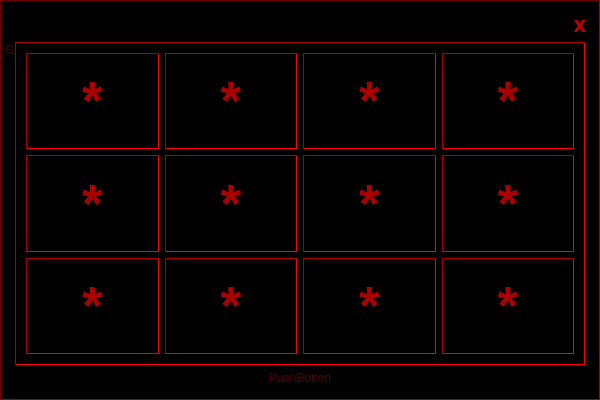
<?xml version="1.0" encoding="UTF-8"?>
<ui version="4.0">
 <class>SimplePGClass</class>
 <widget class="QMainWindow" name="SimplePGClass">
  <property name="geometry">
   <rect>
    <x>0</x>
    <y>0</y>
    <width>600</width>
    <height>400</height>
   </rect>
  </property>
  <property name="sizePolicy">
   <sizepolicy hsizetype="Fixed" vsizetype="Fixed">
    <horstretch>0</horstretch>
    <verstretch>0</verstretch>
   </sizepolicy>
  </property>
  <property name="minimumSize">
   <size>
    <width>600</width>
    <height>400</height>
   </size>
  </property>
  <property name="maximumSize">
   <size>
    <width>600</width>
    <height>400</height>
   </size>
  </property>
  <property name="windowTitle">
   <string>SimplePG</string>
  </property>
  <property name="windowOpacity">
   <double>1.000000000000000</double>
  </property>
  <property name="styleSheet">
   <string notr="true">background-color:black;</string>
  </property>
  <widget class="QWidget" name="centralWidget">
   <property name="styleSheet">
    <string notr="true"/>
   </property>
   <layout class="QVBoxLayout" name="verticalLayout">
    <property name="leftMargin">
     <number>0</number>
    </property>
    <property name="topMargin">
     <number>0</number>
    </property>
    <property name="rightMargin">
     <number>0</number>
    </property>
    <property name="bottomMargin">
     <number>0</number>
    </property>
    <item>
     <widget class="QGroupBox" name="groupBox_3">
      <property name="styleSheet">
       <string notr="true">
						color:rgb(85, 0, 0);
						border-width: 0.5px;
						border-color:rgb(115, 0, 0);
						border-style:inset;
					</string>
      </property>
      <property name="title">
       <string/>
      </property>
      <layout class="QVBoxLayout" name="verticalLayout_2">
       <property name="spacing">
        <number>0</number>
       </property>
       <property name="leftMargin">
        <number>0</number>
       </property>
       <property name="topMargin">
        <number>0</number>
       </property>
       <property name="rightMargin">
        <number>0</number>
       </property>
       <property name="bottomMargin">
        <number>0</number>
       </property>
       <item>
        <widget class="QGroupBox" name="topBox">
         <property name="sizePolicy">
          <sizepolicy hsizetype="Minimum" vsizetype="Fixed">
           <horstretch>0</horstretch>
           <verstretch>0</verstretch>
          </sizepolicy>
         </property>
         <property name="minimumSize">
          <size>
           <width>0</width>
           <height>0</height>
          </size>
         </property>
         <property name="maximumSize">
          <size>
           <width>16777215</width>
           <height>35</height>
          </size>
         </property>
         <property name="styleSheet">
          <string notr="true">color: rgb(0, 0, 0);
border-width: 0px;

/*							color:rgb(170, 0, 0);

							border-color:rgb(170, 0, 0);
							border-style:inset;

							border-width: 0.5px;

							border-style:inset;*/
						</string>
         </property>
         <property name="title">
          <string/>
         </property>
         <layout class="QHBoxLayout" name="horizontalLayout">
          <property name="leftMargin">
           <number>0</number>
          </property>
          <property name="topMargin">
           <number>0</number>
          </property>
          <property name="rightMargin">
           <number>9</number>
          </property>
          <property name="bottomMargin">
           <number>0</number>
          </property>
          <item>
           <spacer name="hSpacer">
            <property name="orientation">
             <enum>Qt::Horizontal</enum>
            </property>
            <property name="sizeHint" stdset="0">
             <size>
              <width>40</width>
              <height>1</height>
             </size>
            </property>
           </spacer>
          </item>
          <item>
           <widget class="QPushButton" name="closeButton">
            <property name="sizePolicy">
             <sizepolicy hsizetype="Minimum" vsizetype="Preferred">
              <horstretch>0</horstretch>
              <verstretch>0</verstretch>
             </sizepolicy>
            </property>
            <property name="font">
             <font>
              <family>OCR A Extended</family>
              <pointsize>16</pointsize>
              <weight>75</weight>
              <bold>true</bold>
             </font>
            </property>
            <property name="styleSheet">
             <string notr="true">
							QPushButton {
							color: rgb(190, 0, 0);
							border-color:back;
							}

							QPushButton:pressed {
							color:rgb(115, 0, 0);
							border-color:back;
							}
						</string>
            </property>
            <property name="text">
             <string>x</string>
            </property>
           </widget>
          </item>
         </layout>
        </widget>
       </item>
       <item>
        <widget class="QGroupBox" name="mainBox">
         <property name="styleSheet">
          <string notr="true">border-width: 0px;
</string>
         </property>
         <property name="title">
          <string>GroupBox</string>
         </property>
         <layout class="QVBoxLayout" name="verticalLayout_3">
          <property name="topMargin">
           <number>0</number>
          </property>
          <item>
           <widget class="QGroupBox" name="groupBox">
            <property name="styleSheet">
             <string notr="true">
							color:rgb(170, 0, 0);

							border-color:rgb(170, 0, 0);
							border-style:inset;

							border-width: 0.5px;

							border-style:inset;
						</string>
            </property>
            <property name="title">
             <string/>
            </property>
            <layout class="QGridLayout" name="gridLayout">
             <item row="1" column="2">
              <widget class="QPushButton" name="pb7">
               <property name="sizePolicy">
                <sizepolicy hsizetype="Preferred" vsizetype="Preferred">
                 <horstretch>0</horstretch>
                 <verstretch>0</verstretch>
                </sizepolicy>
               </property>
               <property name="minimumSize">
                <size>
                 <width>44</width>
                 <height>90</height>
                </size>
               </property>
               <property name="sizeIncrement">
                <size>
                 <width>0</width>
                 <height>0</height>
                </size>
               </property>
               <property name="font">
                <font>
                 <pointsize>40</pointsize>
                 <weight>75</weight>
                 <bold>true</bold>
                </font>
               </property>
               <property name="text">
                <string>*</string>
               </property>
              </widget>
             </item>
             <item row="1" column="0">
              <widget class="QPushButton" name="pb5">
               <property name="sizePolicy">
                <sizepolicy hsizetype="Preferred" vsizetype="Preferred">
                 <horstretch>0</horstretch>
                 <verstretch>0</verstretch>
                </sizepolicy>
               </property>
               <property name="minimumSize">
                <size>
                 <width>44</width>
                 <height>90</height>
                </size>
               </property>
               <property name="sizeIncrement">
                <size>
                 <width>0</width>
                 <height>0</height>
                </size>
               </property>
               <property name="font">
                <font>
                 <pointsize>40</pointsize>
                 <weight>75</weight>
                 <bold>true</bold>
                </font>
               </property>
               <property name="text">
                <string>*</string>
               </property>
              </widget>
             </item>
             <item row="0" column="0">
              <widget class="QPushButton" name="pb1">
               <property name="sizePolicy">
                <sizepolicy hsizetype="Preferred" vsizetype="Preferred">
                 <horstretch>0</horstretch>
                 <verstretch>0</verstretch>
                </sizepolicy>
               </property>
               <property name="minimumSize">
                <size>
                 <width>44</width>
                 <height>90</height>
                </size>
               </property>
               <property name="sizeIncrement">
                <size>
                 <width>0</width>
                 <height>0</height>
                </size>
               </property>
               <property name="font">
                <font>
                 <pointsize>40</pointsize>
                 <weight>75</weight>
                 <bold>true</bold>
                </font>
               </property>
               <property name="text">
                <string>*</string>
               </property>
              </widget>
             </item>
             <item row="2" column="2">
              <widget class="QPushButton" name="pb11">
               <property name="sizePolicy">
                <sizepolicy hsizetype="Preferred" vsizetype="Preferred">
                 <horstretch>0</horstretch>
                 <verstretch>0</verstretch>
                </sizepolicy>
               </property>
               <property name="minimumSize">
                <size>
                 <width>44</width>
                 <height>90</height>
                </size>
               </property>
               <property name="sizeIncrement">
                <size>
                 <width>0</width>
                 <height>0</height>
                </size>
               </property>
               <property name="font">
                <font>
                 <pointsize>40</pointsize>
                 <weight>75</weight>
                 <bold>true</bold>
                </font>
               </property>
               <property name="text">
                <string>*</string>
               </property>
              </widget>
             </item>
             <item row="0" column="3">
              <widget class="QPushButton" name="pb4">
               <property name="sizePolicy">
                <sizepolicy hsizetype="Preferred" vsizetype="Preferred">
                 <horstretch>0</horstretch>
                 <verstretch>0</verstretch>
                </sizepolicy>
               </property>
               <property name="minimumSize">
                <size>
                 <width>44</width>
                 <height>90</height>
                </size>
               </property>
               <property name="sizeIncrement">
                <size>
                 <width>0</width>
                 <height>0</height>
                </size>
               </property>
               <property name="font">
                <font>
                 <pointsize>40</pointsize>
                 <weight>75</weight>
                 <bold>true</bold>
                </font>
               </property>
               <property name="text">
                <string>*</string>
               </property>
              </widget>
             </item>
             <item row="2" column="0">
              <widget class="QPushButton" name="pb9">
               <property name="sizePolicy">
                <sizepolicy hsizetype="Preferred" vsizetype="Preferred">
                 <horstretch>0</horstretch>
                 <verstretch>0</verstretch>
                </sizepolicy>
               </property>
               <property name="minimumSize">
                <size>
                 <width>44</width>
                 <height>90</height>
                </size>
               </property>
               <property name="sizeIncrement">
                <size>
                 <width>0</width>
                 <height>0</height>
                </size>
               </property>
               <property name="font">
                <font>
                 <pointsize>40</pointsize>
                 <weight>75</weight>
                 <bold>true</bold>
                </font>
               </property>
               <property name="text">
                <string>*</string>
               </property>
              </widget>
             </item>
             <item row="0" column="2">
              <widget class="QPushButton" name="pb3">
               <property name="sizePolicy">
                <sizepolicy hsizetype="Preferred" vsizetype="Preferred">
                 <horstretch>0</horstretch>
                 <verstretch>0</verstretch>
                </sizepolicy>
               </property>
               <property name="minimumSize">
                <size>
                 <width>44</width>
                 <height>90</height>
                </size>
               </property>
               <property name="sizeIncrement">
                <size>
                 <width>0</width>
                 <height>0</height>
                </size>
               </property>
               <property name="font">
                <font>
                 <pointsize>40</pointsize>
                 <weight>75</weight>
                 <bold>true</bold>
                </font>
               </property>
               <property name="text">
                <string>*</string>
               </property>
              </widget>
             </item>
             <item row="2" column="3">
              <widget class="QPushButton" name="pb12">
               <property name="sizePolicy">
                <sizepolicy hsizetype="Preferred" vsizetype="Preferred">
                 <horstretch>0</horstretch>
                 <verstretch>0</verstretch>
                </sizepolicy>
               </property>
               <property name="minimumSize">
                <size>
                 <width>44</width>
                 <height>90</height>
                </size>
               </property>
               <property name="sizeIncrement">
                <size>
                 <width>0</width>
                 <height>0</height>
                </size>
               </property>
               <property name="font">
                <font>
                 <pointsize>40</pointsize>
                 <weight>75</weight>
                 <bold>true</bold>
                </font>
               </property>
               <property name="text">
                <string>*</string>
               </property>
              </widget>
             </item>
             <item row="1" column="1">
              <widget class="QPushButton" name="pb6">
               <property name="sizePolicy">
                <sizepolicy hsizetype="Preferred" vsizetype="Preferred">
                 <horstretch>0</horstretch>
                 <verstretch>0</verstretch>
                </sizepolicy>
               </property>
               <property name="minimumSize">
                <size>
                 <width>44</width>
                 <height>90</height>
                </size>
               </property>
               <property name="sizeIncrement">
                <size>
                 <width>0</width>
                 <height>0</height>
                </size>
               </property>
               <property name="font">
                <font>
                 <pointsize>40</pointsize>
                 <weight>75</weight>
                 <bold>true</bold>
                </font>
               </property>
               <property name="text">
                <string>*</string>
               </property>
              </widget>
             </item>
             <item row="0" column="1">
              <widget class="QPushButton" name="pb2">
               <property name="sizePolicy">
                <sizepolicy hsizetype="Preferred" vsizetype="Preferred">
                 <horstretch>0</horstretch>
                 <verstretch>0</verstretch>
                </sizepolicy>
               </property>
               <property name="minimumSize">
                <size>
                 <width>44</width>
                 <height>90</height>
                </size>
               </property>
               <property name="sizeIncrement">
                <size>
                 <width>0</width>
                 <height>0</height>
                </size>
               </property>
               <property name="font">
                <font>
                 <pointsize>40</pointsize>
                 <weight>75</weight>
                 <bold>true</bold>
                </font>
               </property>
               <property name="text">
                <string>*</string>
               </property>
              </widget>
             </item>
             <item row="1" column="3">
              <widget class="QPushButton" name="pb8">
               <property name="sizePolicy">
                <sizepolicy hsizetype="Preferred" vsizetype="Preferred">
                 <horstretch>0</horstretch>
                 <verstretch>0</verstretch>
                </sizepolicy>
               </property>
               <property name="minimumSize">
                <size>
                 <width>44</width>
                 <height>90</height>
                </size>
               </property>
               <property name="sizeIncrement">
                <size>
                 <width>0</width>
                 <height>0</height>
                </size>
               </property>
               <property name="font">
                <font>
                 <pointsize>40</pointsize>
                 <weight>75</weight>
                 <bold>true</bold>
                </font>
               </property>
               <property name="text">
                <string>*</string>
               </property>
              </widget>
             </item>
             <item row="2" column="1">
              <widget class="QPushButton" name="pb10">
               <property name="sizePolicy">
                <sizepolicy hsizetype="Preferred" vsizetype="Preferred">
                 <horstretch>0</horstretch>
                 <verstretch>0</verstretch>
                </sizepolicy>
               </property>
               <property name="minimumSize">
                <size>
                 <width>44</width>
                 <height>90</height>
                </size>
               </property>
               <property name="sizeIncrement">
                <size>
                 <width>0</width>
                 <height>0</height>
                </size>
               </property>
               <property name="font">
                <font>
                 <pointsize>40</pointsize>
                 <weight>75</weight>
                 <bold>true</bold>
                </font>
               </property>
               <property name="text">
                <string>*</string>
               </property>
              </widget>
             </item>
            </layout>
           </widget>
          </item>
          <item>
           <widget class="QPushButton" name="mainBtn">
            <property name="text">
             <string>PushButton</string>
            </property>
           </widget>
          </item>
         </layout>
        </widget>
       </item>
      </layout>
     </widget>
    </item>
   </layout>
  </widget>
 </widget>
 <layoutdefault spacing="6" margin="11"/>
 <resources>
  <include location="SimplePG.qrc"/>
 </resources>
 <connections/>
</ui>
